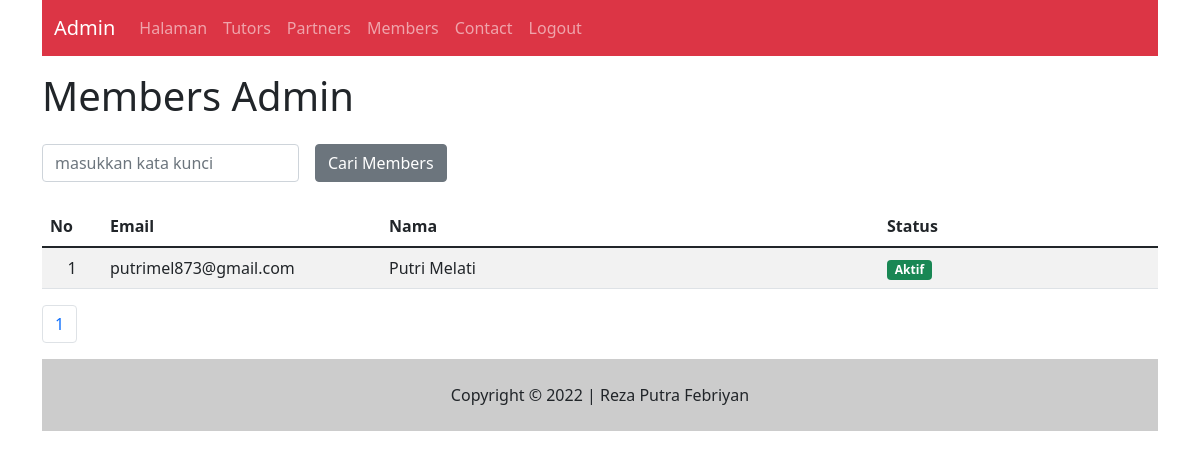
Page /admin/members.php (signed in) on the committed database.
### tables this page shows
CREATE TABLE `members` (
  `id` int(11) NOT NULL,
  `email` varchar(25) NOT NULL,
  `nama_lengkap` varchar(25) NOT NULL,
  `password` text NOT NULL,
  `status` text NOT NULL,
  `tanggal` timestamp NOT NULL DEFAULT CURRENT_TIMESTAMP
);

### admin/members.php (the view, shortened to what this page needs)
<?php
include 'header.php';
$per_page = 5;
$katakunci = (isset($_GET['katakunci'])) ? $_GET['katakunci'] : "";
?>
<h1 class="py-3">Members Admin</h1>
<form method="get" class="row g-3">
    <div class="col-auto">
        <input type="text" name="katakunci" class="form-control" value="<?= $katakunci ?>" placeholder="masukkan kata kunci">
    </div>
    <div class="col-auto">
        <input type="submit" value="Cari Members" class="btn btn-secondary" name="cari">
    </div>
</form>
<table class="table table-striped mt-4">
    <thead>
        <th>No</th>
        <th class="col-3">Email</th>
        <th>Nama</th>
        <th class="col-3">Status</th>
    </thead>
    <tbody>
        <?php
        $tambahan = "";
        $sql = "SELECT * FROM members $tambahan";
        $page = isset($_GET['page']) ? (int)$_GET['page'] : 1;
        $mulai = ($page > 1) ? ($page * $per_page) - $per_page : 0;
        $query = mysqli_query($konek, $sql);
        $total = mysqli_num_rows($query);
        $pages = ceil($total / $per_page);
        $no = $mulai + 1;
        $sql = $sql." ORDER BY id DESC LIMIT $mulai, $per_page";
        $query = mysqli_query($konek, "$sql");
        while($result = mysqli_fetch_array($query)) :
        ?>
            <tr>
                <td width='60px' align='center'><?= $no++?></td>
                <td><?= $result['email'] ?></td>
                <td><?= $result['nama_lengkap'] ?></td>
                <td>
                    <?php
                    if ($result['status'] == '1') { ?>
                        <span class="badge bg-success">Aktif</span>
                    <?php } else { ?>
                        <span class="badge bg-light">Non Aktif</span>
                    <?php } ?>
                </td>
            </tr>
        <?php endwhile; ?>
    </tbody>
</table>
<nav aria_label="Page navigation exaple">
    <ul class="pagination">
        <?php
        $cari = (isset($_GET['cari'])) ? $_GET['cari'] : "";
        for ($i=1; $i <= $pages; $i++) {
        ?>
            <li class="page-item">
                <a href="members.php?katakunci=<?= $katakunci ?>&cari=<?= $cari ?>&page=<?= $i ?>" class="page-link">
                    <?= $i ?>
                </a>
            </li>
        <?php } ?>
    </ul>
</nav>
<?php
include 'footer.php';
?>

### rows in the picture
members: email "putrimel873@gmail.com", nama_lengkap "Putri Melati", status "Aktif"
